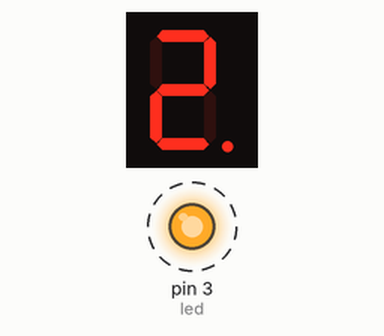
Recording of a sketch running on a simulated Arduino Uno, built with avr-gcc and run on an emulated ATmega328P. Parts: 1-digit seven-segment display, output pins drawn as LEDs (lit = HIGH). Wiring (inferred from the names in the program): 1-digit 7-segment display, segments lit when LOW: segments pin 10, pin 9, pin 6, pin 7, pin 8, pin 11, pin 12, pin 5. Dashed ring = blinking. The segment pins are drawn as the display they are named for; pins used as bus, display or sensor lines are not drawn; what the sketch prints to the serial monitor is not drawn.

Above: at 0.22 s.
Timing chart, 0 to 130.0 s (numbered marks = the images above):
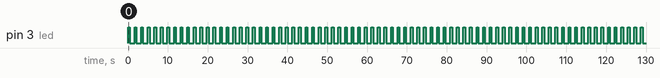

Measured:
- by itself, pin 3 (led): alternates HIGH for 0.45 s and LOW for 1.2 s

The sketch:

PRAKTIKUM_45_19.01.53_B_Praktek.ino
```cpp
/*	This is a default program--
	Use File->Load Prog to load a different program
*/

int led = 3;
int b = 9;
int a = 10;
int f = 11;
int g = 12;
int dp = 5;
int c = 6;
int d = 7;
int e = 8;

void setup()
{
  pinMode(led, OUTPUT);
  pinMode(a, OUTPUT);
  pinMode(b, OUTPUT);
  pinMode(c, OUTPUT);
  pinMode(d, OUTPUT);
  pinMode(e, OUTPUT);
  pinMode(f, OUTPUT);
  pinMode(g, OUTPUT);
  pinMode(dp, OUTPUT);
  Serial.begin(9600);
  digitalWrite(dp, LOW);
}

void loop()
{
  digitalWrite(led, HIGH);
  Serial.println("LED NYALA 0,45 DETIK");

    digitalWrite(a, LOW);
    digitalWrite(b, LOW);
    digitalWrite(c, HIGH);
    digitalWrite(d, LOW);
    digitalWrite(e, LOW);
    digitalWrite(f, HIGH);
    digitalWrite(g, LOW);

  delay(450);
  digitalWrite(led, LOW);
  Serial.println("LED MATI 1,2 DETIK");

    digitalWrite(a, LOW);
    digitalWrite(b, LOW);
    digitalWrite(c, LOW);
    digitalWrite(d, LOW);
    digitalWrite(e, LOW);
    digitalWrite(f, LOW);
    digitalWrite(g, HIGH);

  delay(1200);

}
```
